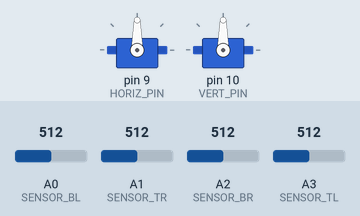
Simulated run of this sketch. Board: Arduino Uno, built with avr-gcc and run on an emulated ATmega328P. Shown: 2 × servo. The test bench sets the inputs (shaded band); at power-on: A0 (SENSOR_BL) = 512, A1 (SENSOR_TR) = 512, A2 (SENSOR_BR) = 512, A3 (SENSOR_TL) = 512.

Above: at 1.2 s.
1.3 s: A0 (SENSOR_BL) set to 562
At 3.1 s:
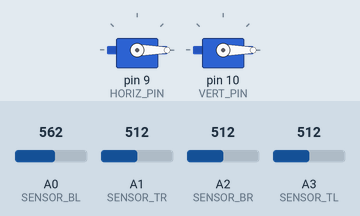
4.3 s: A1 (SENSOR_TR) set to 583
5.8 s: A1 (SENSOR_TR) set to 602
At 8.7 s:
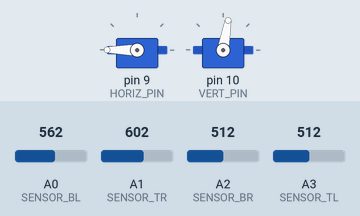
8.8 s: A2 (SENSOR_BR) set to 566
10.3 s: A2 (SENSOR_BR) set to 594
At 11.9 s:
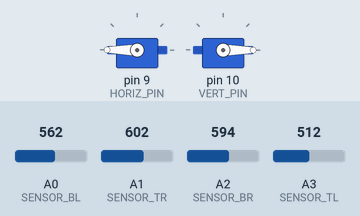
13.0 s: A3 (SENSOR_TL) set to 716
At 16.6 s:
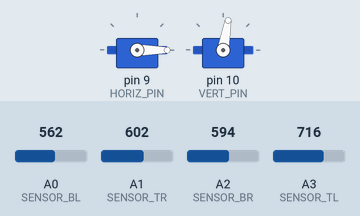
Timing chart, 0 to 17.0 s (numbered marks = the images above; inputs shaded):
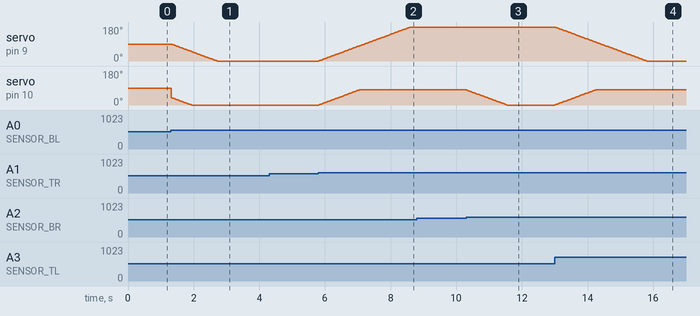

Measured:
- the behaviour switches between 543 and 544 on A0 (SENSOR_BL) (found by bisection; images 0 and 1)
- the behaviour switches between 593 and 594 on A1 (SENSOR_TR) (found by bisection; images 1 and 2)
- the behaviour switches between 583 and 584 on A2 (SENSOR_BR) (found by bisection; images 2 and 3)
- after the input at 1.3 s, servo on pin 9 (HORIZ_PIN): moves from 90° to 0° over 1.4 s, starting at once; servo on pin 10 (VERT_PIN): moves from 90° to 0° over 0.62 s, starting at once
- after the input at 4.3 s, every drawn part: stays the same
- after the input at 5.8 s, servo on pin 9 (HORIZ_PIN): moves from 0° to 180° over 2.8 s, starting at once; servo on pin 10 (VERT_PIN): moves from 0° to 80° over 1.2 s, starting at once
- after the input at 8.8 s, every drawn part: stays the same
- after the input at 10.3 s, servo on pin 10 (VERT_PIN): moves from 80° to 0° over 1.2 s, starting at once
- after the input at 13.0 s, servo on pin 9 (HORIZ_PIN): moves from 180° to 0° over 2.8 s, starting at once; servo on pin 10 (VERT_PIN): moves from 0° to 80° over 1.2 s, starting at once

The sketch:

F9G2WO7IZ6BZS7J.ino
```cpp
/*
    Solar Tracker software.
    Analog read of 4 light dependant resistors (LDR)
    and control of two servo motors based on the LDRs values.
*/

#include <Servo.h> //include the software library required to control the servo motors

/*
   Minimum and maximum change in value for which we don't move the
   solar panel in order to avoid vibrations and unnecessary movements
*/
#define THRESHOLD 15

#define DTIME 15 // Number of MILISECONDS between loop executions

// Definition of arduino analog pins that the LDRs are connected to
#define SENSOR_TL 3 //Top Left sensor pin
#define SENSOR_TR 1 //Top Right sensor pin
#define SENSOR_BL 0 //Bottom Left sensor pin
#define SENSOR_BR 2 //Bottom Right sensor pin

#define HORIZ_PIN 9 //Specify connection pin for the horizontal servo
#define VERT_PIN 10 //Specify connection pin for the vertical servo

#define HORIZ_LIMIT 180 //Horizontal limit should be the full rotation of a servo
#define VERT_LIMIT 80	//The value is determined depending on the mechanical setup (the angle at which the vertical servo keeps the panel parallel to ground)

Servo horiz;					//Servo for horizontal movement
Servo vert;						//Servo for vertical movement
int horizpos = HORIZ_LIMIT / 2; //Position value of horizontal servo (half of the limit initial position)
int vertpos = VERT_LIMIT / 2;	//Position value of vertical servo (half of the limit initial position)

void setup()
{
	// put your setup code here, to run once:

	Serial.begin(9600); //Enable serial communication with your PC at 9600 baudrate

	//Attach the servo connections. Specifiy what pins to send commands to the servos on.
	horiz.attach(HORIZ_PIN);
	vert.attach(VERT_PIN);
}

void loop()
{
	// put your main code here, to run repeatedly:

	int tl = analogRead(SENSOR_TL); //Read the value of the TL sensor
	int tr = analogRead(SENSOR_TR); //Read the value of the TR sensor
	int bl = analogRead(SENSOR_BL); //Read the value of the BL sensor
	int br = analogRead(SENSOR_BR); //Read the value of the BR sensor

	//Average the readings for each side: TOP, BOTTOM, LEFT, RIGHT
	int average_top = (tl + tr) / 2;
	int average_bottom = (bl + br) / 2;
	int average_left = (tl + bl) / 2;
	int average_right = (tr + br) / 2;

	// Uncomment the following code section if you want to send / plot the values of the averages on serial.
	//  Serial.print(average_top);
	//  Serial.print(",");
	//  Serial.print(average_bottom);
	//  Serial.print(",");
	//  Serial.print(average_left);
	//  Serial.print(",");
	//  Serial.print(average_right);
	//  Serial.println();

	//Compute the difference of light between top and bottom / left and right
	int dif_vert = average_top - average_bottom;
	int dif_horz = average_left - average_right;

	if (((-1 * THRESHOLD) <= dif_vert) && (dif_vert <= THRESHOLD))
	{
		//deactivate servo motor because change in value not considerable enough
		vert.detach();
	}
	else
	{
		vert.attach(VERT_PIN); //reactivate servo motor in order to be able to move it to the desired position

		//Compare the average values computed earlier in order to determine how the servo should turn vertically
		if (average_top > average_bottom)
		{
			vertpos = ++vertpos;
			if (vertpos > VERT_LIMIT)
			{
				vert.detach();
				vertpos = VERT_LIMIT;
			}
		}
		else if (average_top < average_bottom)
		{
			vertpos = --vertpos;
			if (vertpos < 0)
			{
				vert.detach();
				vertpos = 0;
			}
		}
		else if (average_top == average_bottom)
		{
			// nothing
		}
		vert.write(vertpos);
	}

	if (((-1 * THRESHOLD) <= dif_horz) && (dif_horz <= THRESHOLD))
	{
		//deactivate servo motor because change in value not considerable enough
		horiz.detach();
	}
	else
	{
		horiz.attach(HORIZ_PIN); //reactivate servo motor in order to be able to move it to the desired position

		//Compare the average values computed earlier in order to determine how the servo should turn horizontally
		if (average_left > average_right)
		{
			horizpos = --horizpos;
			if (horizpos < 0)
			{
				horiz.detach();
				horizpos = 0;
			}
		}
		else if (average_left < average_right)
		{
			horizpos = ++horizpos;
			if (horizpos > HORIZ_LIMIT)
			{
				horiz.detach();
				horizpos = HORIZ_LIMIT;
			}
		}
		else if (average_left == average_right)
		{
			// nothing
		}
		horiz.write(horizpos);
	}

	delay(DTIME);
}
```
